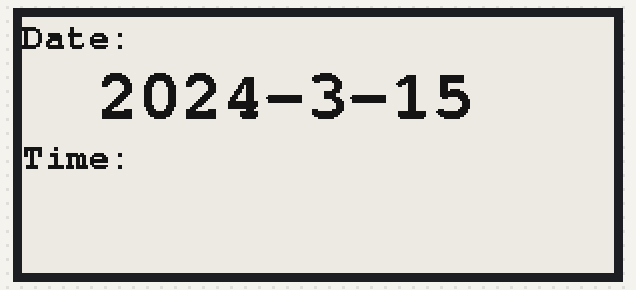
This sketch was run on a simulated ESP8266 (NodeMCU). Parts: 296×128 one-colour display. WiFi joins after 1.5 s; servers stay silent unless stated; not simulated (calls return 0 or success): secrets.h; what the sketch prints to the serial monitor is not drawn.

Above: at 4.2 s.
At 16.5 s:
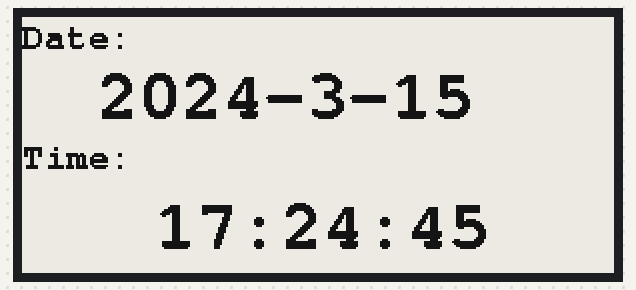
At 21.5 s:
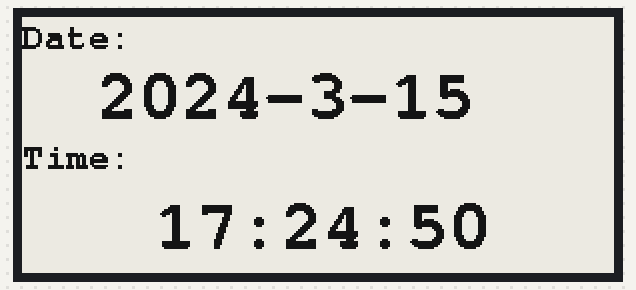
At 27.5 s:
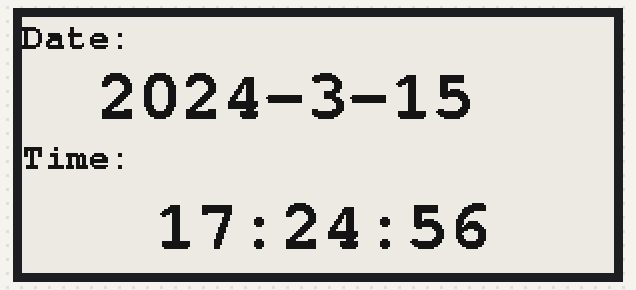
At 32.5 s:
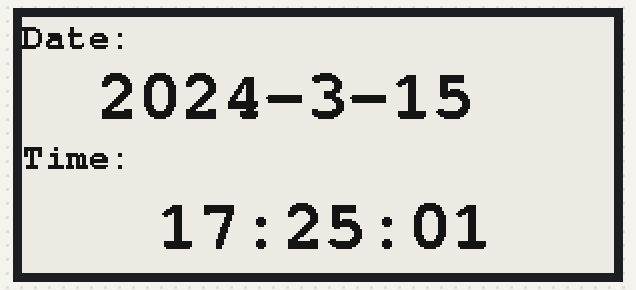
At 38.5 s:
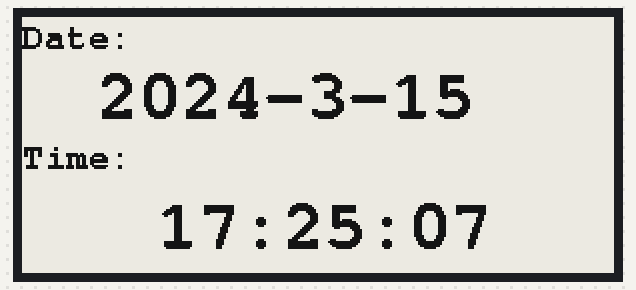

The sketch:

Epaper_ES8266_Date_Clock.ino
```cpp
// base class GxEPD2_GFX can be used to pass references or pointers to the display instance as parameter, uses ~1.2k more code
// enable or disable GxEPD2_GFX base class
#define ENABLE_GxEPD2_GFX 0

#include <GxEPD2_BW.h>
#include <GxEPD2_3C.h>
#include <Fonts/FreeMonoBold9pt7b.h>
#include <Fonts/FreeMonoBold18pt7b.h>

#include <TimeLib.h>
#include <ESP8266WiFi.h>
#include <WiFiUdp.h>

#include "secrets.h"

// ESP8266 CS(SS)=15,SCL(SCK)=14,SDA(MOSI)=13,BUSY=16,RES(RST)=5,DC=4

// 2.13'' EPD Module
//GxEPD2_BW<GxEPD2_213_BN, GxEPD2_213_BN::HEIGHT> display(GxEPD2_213_BN(/*CS=5*/ 15, /*DC=*/ 4, /*RES=*/ 5, /*BUSY=*/ 16)); // DEPG0213BN 122x250, SSD1680
//GxEPD2_3C<GxEPD2_213_Z98c, GxEPD2_213_Z98c::HEIGHT> display(GxEPD2_213_Z98c(/*CS=5*/ 15, /*DC=*/ 4, /*RES=*/ 5, /*BUSY=*/ 16)); // GDEY0213Z98 122x250, SSD1680

// 2.9'' EPD Module
GxEPD2_BW<GxEPD2_290_BS, GxEPD2_290_BS::HEIGHT> display(GxEPD2_290_BS(/*CS=5*/ 15, /*DC=*/ 4, /*RES=*/ 5, /*BUSY=*/ 16)); // DEPG0290BS 128x296, SSD1680
//GxEPD2_3C<GxEPD2_290_C90c, GxEPD2_290_C90c::HEIGHT> display(GxEPD2_290_C90c(/*CS=5*/ 15, /*DC=*/ 4, /*RES=*/ 5, /*BUSY=*/ 16)); // GDEM029C90 128x296, SSD1680

const char ssid[] = SECRET_SSID;  //  your network SSID (name)
const char pass[] = WIFI_PASS;       // your network password
String formatted_date = "2000-01-01";
String formatted_time = "00:00:00";

// NTP Servers:
static const char ntpServerName[] = "us.pool.ntp.org";
const int timeZone = 7;     // Central European Time

WiFiUDP Udp;
unsigned int localPort = 8888;  // local port to listen for UDP packets

time_t getNtpTime();
void sendNTPpacket(IPAddress &address);

void setup()
{
  Serial.begin(9600);
  while (!Serial) ; // Needed for Leonardo only
  delay(250);
  Serial.println("TimeNTP Example");
  Serial.print("Connecting to ");
  Serial.println(ssid);
  WiFi.begin(ssid, pass);

  while (WiFi.status() != WL_CONNECTED) {
    delay(500);
    Serial.print(".");
  }

  Serial.print("IP number assigned by DHCP is ");
  Serial.println(WiFi.localIP());
  Serial.println("Starting UDP");
  Udp.begin(localPort);
  Serial.print("Local port: ");
  Serial.println(Udp.localPort());
  Serial.println("waiting for sync");
  setSyncProvider(getNtpTime);
  setSyncInterval(300);

  display.init(115200, false, 50, false);
  header_text();
  delay(1000);
  refreshing_white();
  delay(1000);

}

time_t prevDisplay = 0; // when the digital clock was displayed

void header_text()
{
  formatted_date = String(year()) + "-" + String(month()) + "-" + String(day());
  int16_t tbx, tby;
  uint16_t tbw, tbh;
  display.getTextBounds(formatted_date, 0, 0, &tbx, &tby, &tbw, &tbh);
  uint16_t x = ((display.width() - tbw) / 2) - tbx;

  display.setRotation(1);
  display.setFont(&FreeMonoBold9pt7b);
  display.setTextColor(GxEPD_BLACK);
  display.setFullWindow();
  display.firstPage();
  do
  {
    display.fillScreen(GxEPD_WHITE);
    display.setCursor(0, 15);
    display.print("Date:");
    display.setCursor(0, 75);
    display.print("Time:");
    display.setFont(&FreeMonoBold18pt7b);
    display.setCursor(x, 50);
    display.print(formatted_date);
  }
  while (display.nextPage());

}

void refreshing_white()
{
  // Box for time and date
  uint16_t box_w = 200;
  uint16_t box_h = 30;

  // calculate the center position
  uint16_t box_x = (display.width() - box_w) / 2;
  uint16_t box_y = ((display.height() - box_h) / 2) + 40;

  for (uint16_t r = 1; r < 15; r++)
  {
    display.setRotation(1);
    display.setPartialWindow(box_x, box_y, box_w, box_h);
    display.firstPage();
    do
    {
      display.fillRect(box_x, box_y, box_w, box_h, GxEPD_WHITE);
    }
    while (display.nextPage());
    delay(200);
  }
}

void showPartialUpdate()
{
  //delay(100);
  // Box for time and date
  uint16_t box_w = 200;
  uint16_t box_h = 30;

  // calculate the center position
  uint16_t box_x = (display.width() - box_w) / 2;
  uint16_t box_y = ((display.height() - box_h) / 2) + 40;

  uint16_t incr = display.epd2.hasFastPartialUpdate ? 1 : 3;
  display.setFont(&FreeMonoBold18pt7b);
  if (display.epd2.WIDTH < 104) display.setFont(0);
  display.setTextColor(GxEPD_BLACK);

  display.setRotation(1);
  display.setPartialWindow(box_x, box_y, box_w, box_h);
  display.firstPage();
  do
  {
    display.fillRect(box_x, box_y, box_w, box_h, GxEPD_WHITE);
    int16_t tbx, tby;
    uint16_t tbw, tbh;
    display.getTextBounds(formatted_time, 0, 0, &tbx, &tby, &tbw, &tbh);

    // Hitung posisi tengah kotak
    int16_t x = box_x + (box_w - tbw) / 2;
    int16_t y = box_y + (box_h - tbh) / 2 + tbh;

    display.setCursor(x, y);
    display.print(formatted_time);
  }
  while (display.nextPage());
}

void loop() {
  formatted_time = String(hour() < 10 ? "0" : "") + String(hour()) + ":" +
                   String(minute() < 10 ? "0" : "") + String(minute()) + ":" +
                   String(second() < 10 ? "0" : "") + String(second());
  showPartialUpdate();
  if (formatted_date != String(year()) + "-" + String(month()) + "-" + String(day())) {
    header_text();
    delay(1000);
    refreshing_white();
    delay(1000);
  }
}

/*-------- NTP code ----------*/
const int NTP_PACKET_SIZE = 48; // NTP time is in the first 48 bytes of message
byte packetBuffer[NTP_PACKET_SIZE]; //buffer to hold incoming & outgoing packets

time_t getNtpTime()
{
  IPAddress ntpServerIP; // NTP server's ip address

  while (Udp.parsePacket() > 0) ; // discard any previously received packets
  Serial.println("Transmit NTP Request");
  // get a random server from the pool
  WiFi.hostByName(ntpServerName, ntpServerIP);
  Serial.print(ntpServerName);
  Serial.print(": ");
  Serial.println(ntpServerIP);
  sendNTPpacket(ntpServerIP);
  uint32_t beginWait = millis();
  while (millis() - beginWait < 1500) {
    int size = Udp.parsePacket();
    if (size >= NTP_PACKET_SIZE) {
      Serial.println("Receive NTP Response");
      Udp.read(packetBuffer, NTP_PACKET_SIZE);  // read packet into the buffer
      unsigned long secsSince1900;
      // convert four bytes starting at location 40 to a long integer
      secsSince1900 =  (unsigned long)packetBuffer[40] << 24;
      secsSince1900 |= (unsigned long)packetBuffer[41] << 16;
      secsSince1900 |= (unsigned long)packetBuffer[42] << 8;
      secsSince1900 |= (unsigned long)packetBuffer[43];
      return secsSince1900 - 2208988800UL + timeZone * SECS_PER_HOUR;
    }
  }
  Serial.println("No NTP Response :-(");
  return 0; // return 0 if unable to get the time
}

// send an NTP request to the time server at the given address
void sendNTPpacket(IPAddress &address)
{
  // set all bytes in the buffer to 0
  memset(packetBuffer, 0, NTP_PACKET_SIZE);
  // Initialize values needed to form NTP request
  // (see URL above for details on the packets)
  packetBuffer[0] = 0b11100011;   // LI, Version, Mode
  packetBuffer[1] = 0;     // Stratum, or type of clock
  packetBuffer[2] = 6;     // Polling Interval
  packetBuffer[3] = 0xEC;  // Peer Clock Precision
  // 8 bytes of zero for Root Delay & Root Dispersion
  packetBuffer[12] = 49;
  packetBuffer[13] = 0x4E;
  packetBuffer[14] = 49;
  packetBuffer[15] = 52;
  // all NTP fields have been given values, now
  // you can send a packet requesting a timestamp:
  Udp.beginPacket(address, 123); //NTP requests are to port 123
  Udp.write(packetBuffer, NTP_PACKET_SIZE);
  Udp.endPacket();
}
```

Measured:
- what the display in image 0 shows lasts 12.3 s, from 4.1 s to 16.4 s
- what the display in image 1 shows lasts 1.0 s, from 16.4 s to 17.4 s
